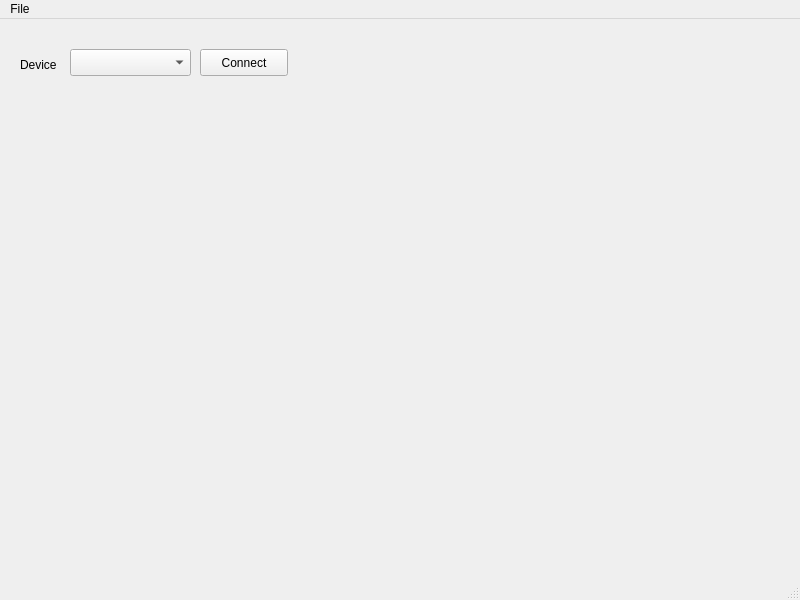
<?xml version="1.0" encoding="UTF-8"?>
<ui version="4.0">
 <class>MainWindow</class>
 <widget class="QMainWindow" name="MainWindow">
  <property name="geometry">
   <rect>
    <x>0</x>
    <y>0</y>
    <width>800</width>
    <height>600</height>
   </rect>
  </property>
  <property name="windowTitle">
   <string>MainWindow</string>
  </property>
  <widget class="QWidget" name="centralwidget">
   <widget class="QComboBox" name="comportComboBox">
    <property name="geometry">
     <rect>
      <x>70</x>
      <y>30</y>
      <width>121</width>
      <height>27</height>
     </rect>
    </property>
   </widget>
   <widget class="QLabel" name="deviceLabel">
    <property name="geometry">
     <rect>
      <x>20</x>
      <y>30</y>
      <width>51</width>
      <height>31</height>
     </rect>
    </property>
    <property name="text">
     <string>Device</string>
    </property>
   </widget>
   <widget class="QPushButton" name="connectButton">
    <property name="geometry">
     <rect>
      <x>200</x>
      <y>30</y>
      <width>88</width>
      <height>27</height>
     </rect>
    </property>
    <property name="text">
     <string>Connect</string>
    </property>
   </widget>
  </widget>
  <widget class="QMenuBar" name="menubar">
   <property name="geometry">
    <rect>
     <x>0</x>
     <y>0</y>
     <width>800</width>
     <height>24</height>
    </rect>
   </property>
   <widget class="QMenu" name="menuFile">
    <property name="title">
     <string>File</string>
    </property>
    <addaction name="actionOpen"/>
    <addaction name="actionSave"/>
   </widget>
   <addaction name="menuFile"/>
  </widget>
  <widget class="QStatusBar" name="statusbar"/>
  <action name="actionOpen">
   <property name="text">
    <string>Open</string>
   </property>
  </action>
  <action name="actionSave">
   <property name="text">
    <string>Save</string>
   </property>
  </action>
 </widget>
 <resources/>
 <connections/>
</ui>
